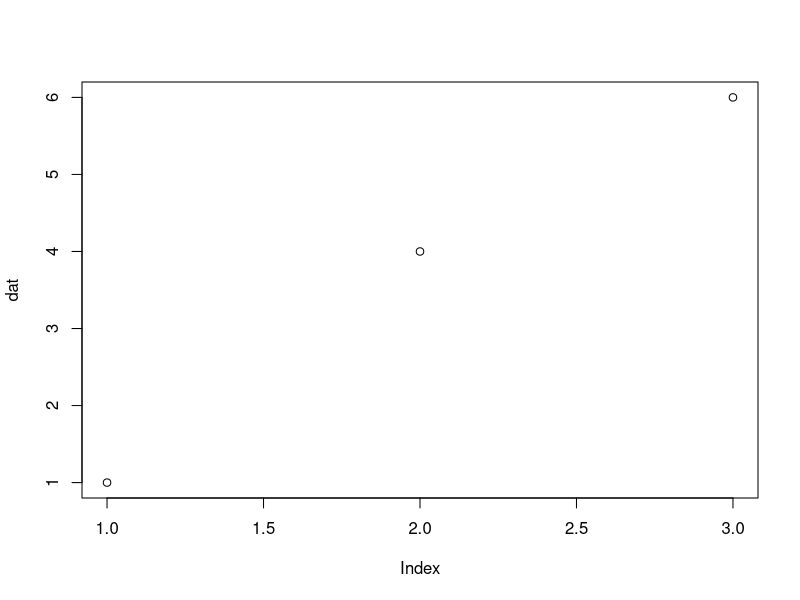

Write R code to recreate this figure.
## ---- chunk 1

20 + 1

20 - 1

3 * 4

4 / 2

2 ^ 2

## ---- chunk 2
dat <- c(1, 4, 6)

mean(dat)

## ---- chunk 3
plot(dat)
## ---- chunk 4
hitsu <- 1300 * 2

miso <- 1000 * 2

total <- sum(hitsu, miso)
